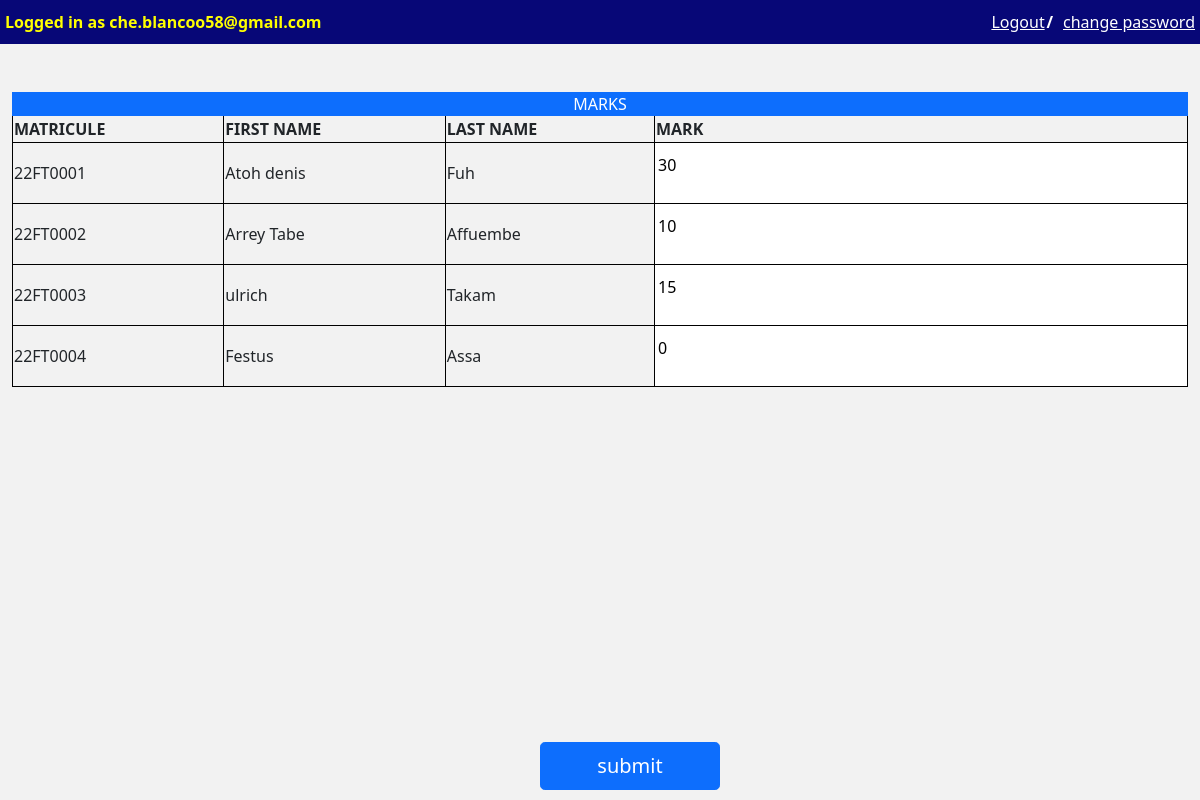
The app's page /my-courses/1/1/ (signed in), older data.
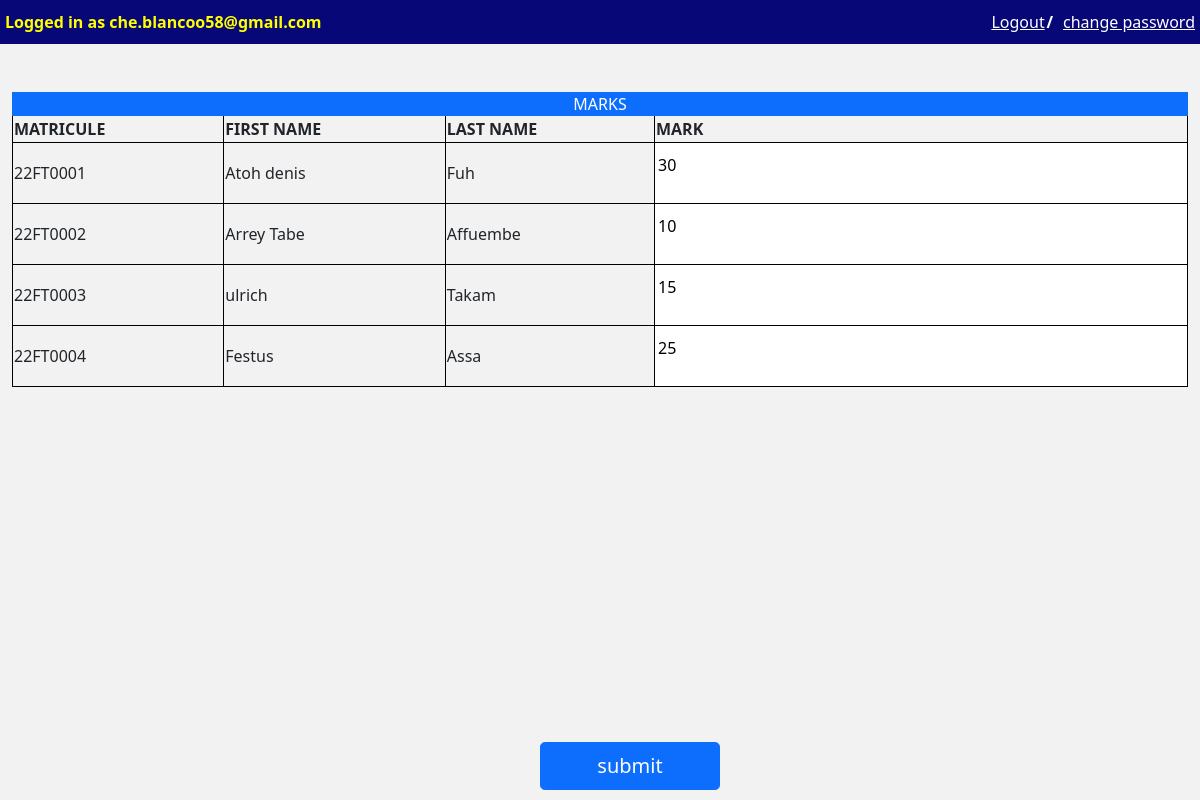
The same page, newer data.
### marks/models.py (models this page shows, shortened)
class Mark(models.Model):
    student = models.ForeignKey(Student, on_delete=models.CASCADE)
    attendance = models.ForeignKey(Attendance, on_delete=models.CASCADE)
    course = models.ForeignKey(Course, on_delete=models.CASCADE)
    ca = models.IntegerField(verbose_name=" continuous assesment",default=0)
    exam = models.IntegerField(verbose_name="Exams assesment",default=0)
    resit = models.IntegerField(verbose_name="Resit",default=0)
    total = models.IntegerField(verbose_name='total',default=0)
    grade = models.CharField(max_length=1, default=None)

### student/models.py (models this page shows, shortened)
class Student(models.Model):
    department = models.ForeignKey(Department, on_delete=models.CASCADE)
    first_name = models.CharField(max_length=32, verbose_name="First name")
    last_name = models.CharField(max_length=32, verbose_name="Last name")
    matricule_number = models.CharField(max_length=8, verbose_name="Matricule number", unique=True )
    date_of_birth = models.DateField(verbose_name="date of birth")
    email = models.EmailField(max_length=32, unique=True)
    institutional_email = models.EmailField(max_length=32, unique=True)
    created_at = models.DateTimeField(auto_now_add=True)
    updated_at = models.DateTimeField(auto_now=True)

### teacher/views.py (the view, shortened to what this page needs)
# urls.py: path('my-courses/<int:course_id>/<int:id>/',views.render_update_marks,name='show-marks'),
@login_required(login_url="/login")
def render_update_marks(request,course_id, id=None):
   exam_type = None
   if id == 1:
       exam_type = 'ca'
   elif id == 2:
       exam_type = 'exam'
   else:
       exam_type = 'resit'
   if  request.user.is_authenticated == False:
       return redirect('login')
   context = {}
   student_marks = []
   current_date = datetime.datetime.now()
   attendance_date_arr = []
   attendance_dates = Attendance.objects.filter(course_id=course_id,
   date__contains=str(current_date)[:4])
   for attendance_date in attendance_dates:
       attendance_date_arr.append(attendance_date.id)
       student_marks.append(Mark.objects.get(attendance_id=attendance_date.id,
course_id=course_id))
       markFormSet = modelformset_factory(Mark, fields = [f"{exam_type}"])
       form = markFormSet(queryset=Mark.objects.filter(attendance_id__in = attendance_date_arr))
   context['student_marks'] = student_marks
   context['form'] = form
   context['course_id'] = course_id
   context['id'] = id
   return render(request, 'teacher/display_marks.html',context)

### teacher/templates/teacher/display_marks.html (shortened to what this page needs)
{% extends 'base.html' %}
{% block content %}
{% include 'snippets/header.html' %}
        <div class="container-fluid mt-5">
            <table class="w-100">
                <div class="bg-primary text-white text-center">MARKS</div>
                <tr>
                  <th>MATRICULE</th>
                  <th>FIRST NAME</th>
                  <th>LAST NAME</th>
                  <th>MARK</th>
                </tr>
                <form action={% url 'show-marks' course_id id  %} method="POST"> {% csrf_token %}
                {% for marks in student_marks %}
                {% for f in form %}
                {% if forloop.counter == forloop.parentloop.counter %}
                <tr>
                    <td>{{marks.student.matricule_number}}</td>
                    <td> {{marks.student.first_name}}</td>
                    <td>{{marks.student.last_name}}</td>
                    <td class="bg-white input__mark"> <div class="py-2">
                        {{f.as_p}}
                   </div></td>
                </tr>
                {% endif %}
                {% endfor %}
                {% endfor %}
            </table>
                <button class="btn btn-lg btn-primary bt-submit">submit</button>
            </div>
        </div>
{% endblock content %}

Row changes from the older to the newer data that the page shows:
changed Mark "22FT0004": as_p "0" → "25"
